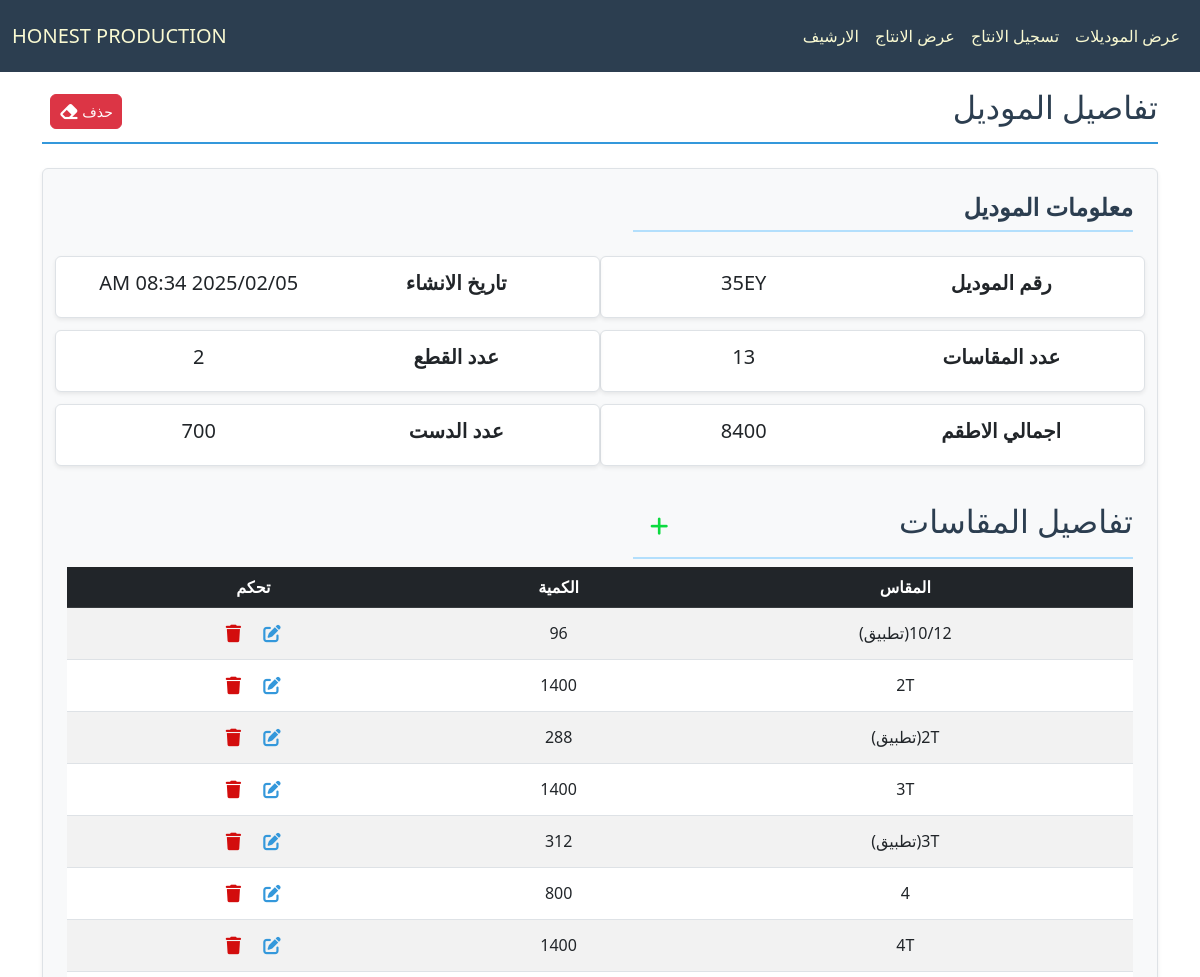
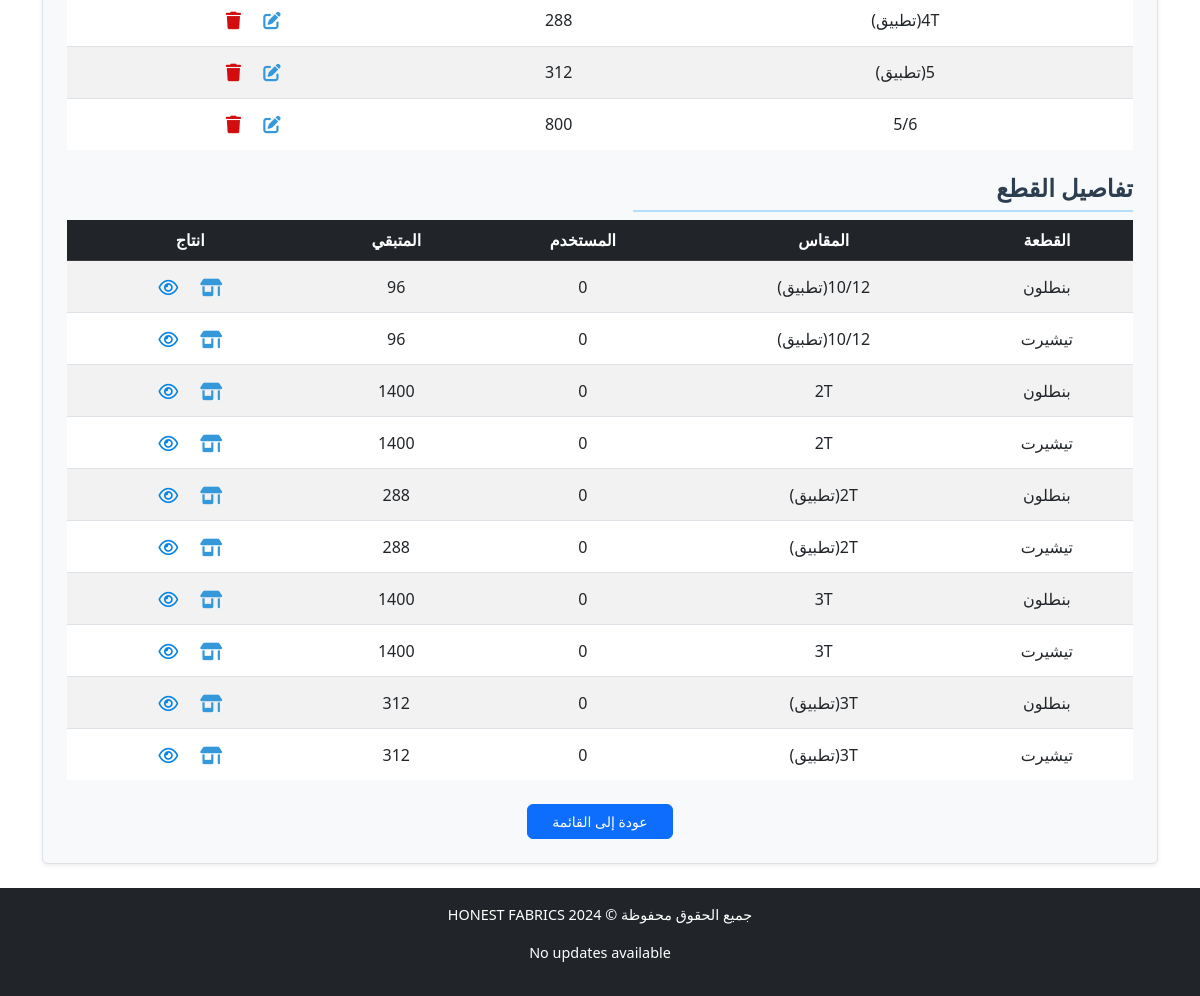
/production/model/18/, run on an earlier commit of the app's database (2 pictures, top to bottom).
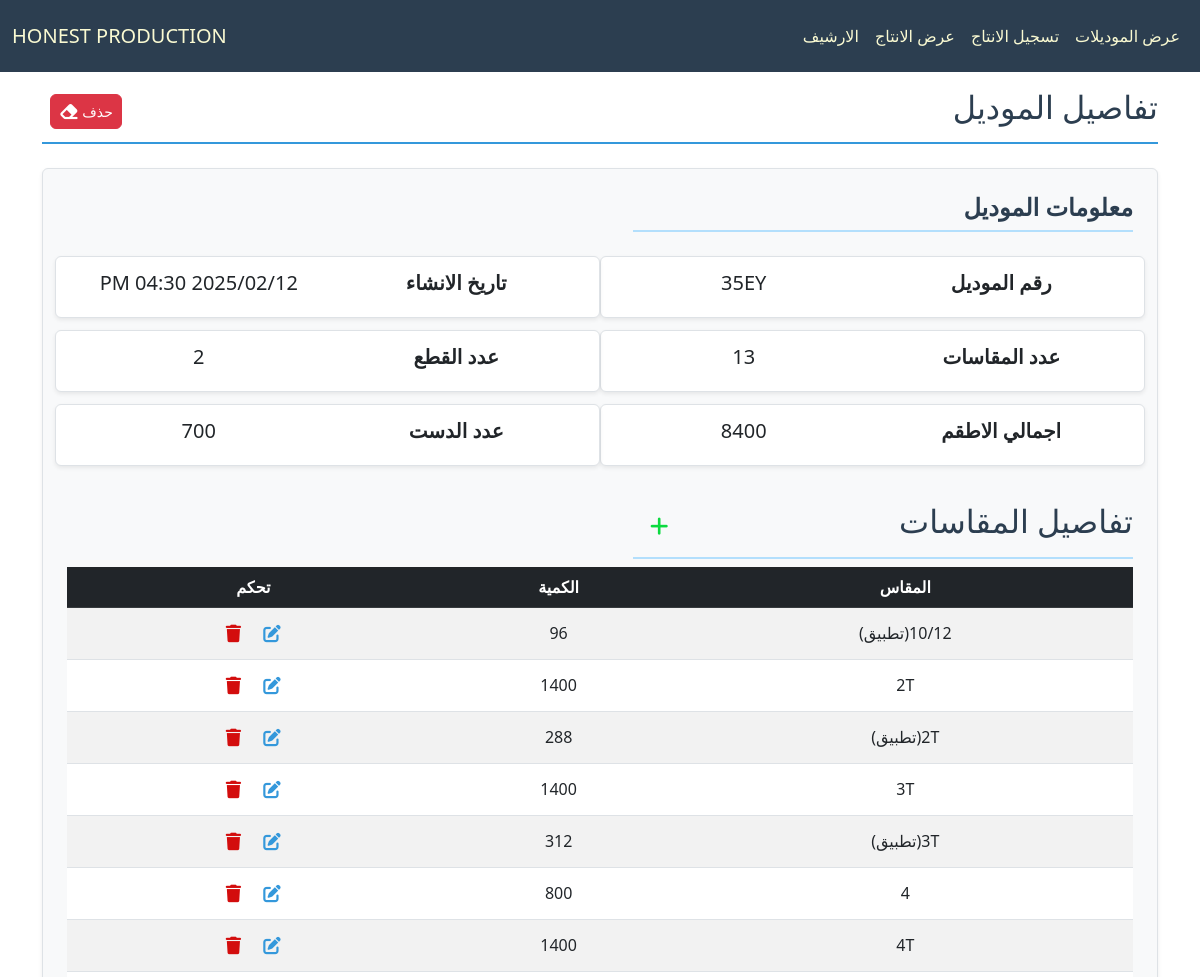
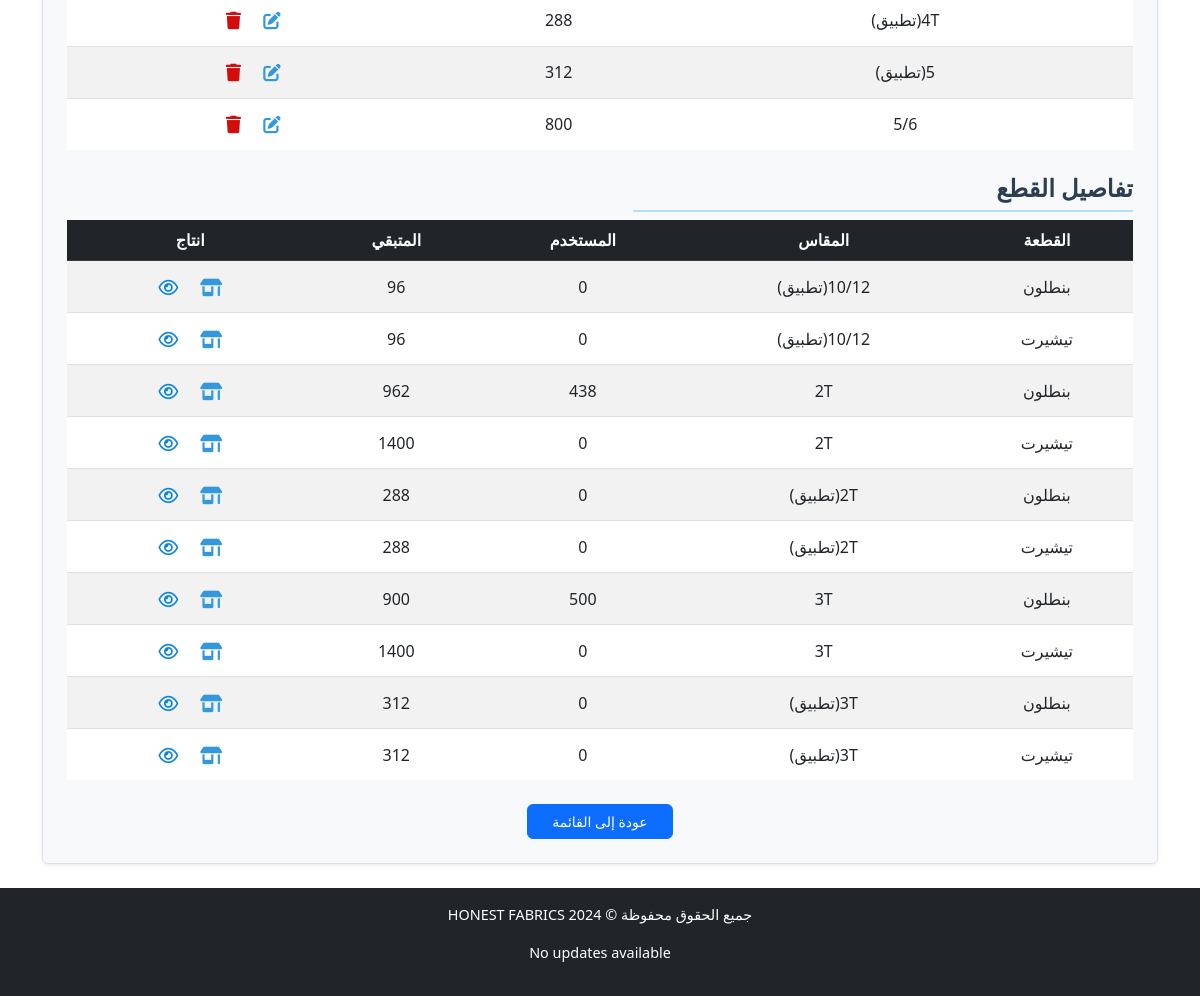
And on a later commit of the database (2 pictures, top to bottom).
### production/models.py (models this page shows, shortened)
class Model(models.Model):
    id = models.AutoField(primary_key=True, verbose_name="الرمز")
    model_number = models.CharField(max_length=50, verbose_name="رقم الموديل", unique=True)
    created_at = models.DateTimeField(verbose_name="تاريخ الإنشاء", default=now)
    ended_at = models.DateTimeField(verbose_name="تاريخ الانتهاء", blank=True, null=True)
    is_archive = models.BooleanField(default=False)
    class Meta:
        ordering = ['-created_at']

class Piece(models.Model):
    model = models.ForeignKey(Model, verbose_name="الموديل", on_delete=models.CASCADE, related_name="pieces")
    type = models.CharField(max_length=50, verbose_name="النوع", blank=True)
    size = models.CharField(max_length=50, verbose_name="المقاس", blank=True)
    available_amount = models.IntegerField(verbose_name="الكمية المتبقية", blank=True, default=0)
    used_amount = models.IntegerField(verbose_name="الكمية المستخدمة", default=0, blank=True)
    class Meta:
        ordering = ['size', 'type']

### production/views.py (the view)
# urls.py: path('model/<int:pk>/', ModelDetailView.as_view(), name='model_detail_view'),
class ModelDetailView(DetailView):
    model = Model
    template_name = "production/detail_model.html"
    context_object_name = "model"
    def get_context_data(self, **kwargs):
        context = super().get_context_data(**kwargs)
        model = self.get_object()
        total_sizes_pieces = model.size_amounts.aggregate(total=Sum('amount'))['total'] or 0
        context['total_sizes_pieces'] = total_sizes_pieces
        context['total_Dozens'] = int(total_sizes_pieces / 12)
        return context

### production/templatetags/math_filters.py (called while the page is built)
@register.filter
def divide(value, divisor):
    try:
        return round(value / divisor)  # Round to 2 decimal places
    except (TypeError, ZeroDivisionError):
        return "N/A"

### production/templates/production/detail_model.html (shortened to what the changed rows need)
{% extends "cloth/layout.html" %}
{% load math_filters %}
{% block body %}
    <div class="pt-4 section-title d-flex justify-content-between align-items-center">
        <h2>تفاصيل الموديل</h2>
    </div>
    <div class="model-details container my-4 p-4 border rounded shadow-sm bg-light">
        <div class="row">
            <div class="col-md-6 col-sm-12">
                <div class="row info-card shadow-sm rounded">
                    <h5 class="col text-center"><strong>رقم الموديل</strong></h5>
                    <h5 class="col text-center">{{ model.model_number }}</h5>
                </div>
            </div>
            <div class="col-md-6 col-sm-12">
                <div class="row info-card shadow-sm rounded">
                    <h5 class="col text-center"><strong>تاريخ الانشاء</strong></h5>
                    <h5 class="col text-center">{{ model.created_at|date:"Y/m/d h:i A" }}</h5>
                </div>
            </div>
        </div>
        <div class="row">
            <div class="col-md-6 col-sm-12">
                <div class="row info-card shadow-sm rounded">
                    <h5 class="col text-center"><strong>عدد المقاسات</strong></h5>
                    <h5 class="col text-center">{{ model.size_amounts.count }}</h5>
                </div>
            </div>
            <div class="col-md-6 col-sm-12">
                <div class="row info-card shadow-sm rounded">
                    <h5 class="col text-center"><strong>عدد القطع</strong></h5>
                    <h5 class="col text-center">{{ model.pieces.count|divide:model.size_amounts.count }}</h5>
                </div>
            </div>
        </div>
        <div class="section-title border-bottom-5 mb-2 d-flex justify-content-between align-items-center">
            <h2>تفاصيل المقاسات</h2>
        </div>
        <div style="overflow-x: auto; max-height: 70vh; position: relative;" class="table-responsive mb-4">
            <table id="size-table" class="table table-striped">
                <thead class="table-dark">
                    <tr>
                        <th style="position: sticky; top: 0;">المقاس</th>
                        <th style="position: sticky; top: 0;">الكمية</th>
                        <th style="position: sticky; top: 0;">تحكم</th>
                    </tr>
                </thead>
            </table>
        </div>
        <div style="overflow-x: auto; max-height: 70vh; position: relative;" class="table-responsive mb-4">
            <table id="pieces-table" class="table table-striped">
                <thead class="table-dark">
                    <tr>
                        <th style="position: sticky; top: 0;">القطعة</th>
                        <th style="position: sticky; top: 0;">المقاس</th>
                        <th style="position: sticky; top: 0;">المستخدم</th>
                        <th style="position: sticky; top: 0;">المتبقي</th>
                        <th style="position: sticky; top: 0;">انتاج</th>
                    </tr>
                </thead>
                <tbody>
                    {% for piece in model.pieces.all %}
                    <tr>
                        <td>{{ piece.type }}</td>
                        <td>{{ piece.size }}</td>
                        <td>{{ piece.used_amount }}</td>
                        <td>{{ piece.available_amount }}</td>
                        <td>
                            <a class="px-2 btn" href="{% url 'productionpiece_add' piece.id %}">
                            </a>
                            <a class="px-2 btn" href="{% url 'production_list_view' %}?model_number={{model.model_number}}&type={{piece.type}}&size={{piece.size}}">
                            </a>
                        </td>
                    </tr>
                    {% empty %}
                    <tr>
                        <td colspan="5" class="text-center">لا توجد قطع مسجلة</td>
                    </tr>
                    {% endfor %}
                </tbody>
            </table>
        </div>
    </div>
{% endblock body %}

What changed in the data, as far as the page shows it:
changed Model "35EY": created_at "2025/02/05 08:34 AM" → "2025/02/12 04:30 PM"
changed Piece (number 3 of 10 on the later page): used_amount "0" → "438"; available_amount "1400" → "962"
changed Piece (number 7 of 10 on the later page): used_amount "0" → "500"; available_amount "1400" → "900"
